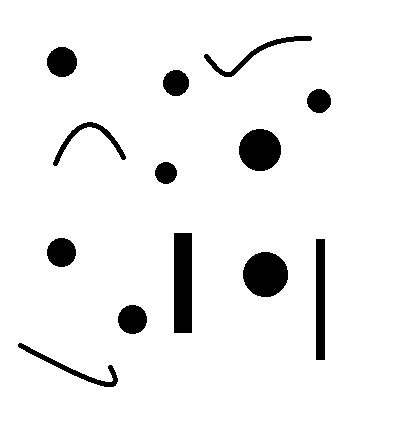
#> input picture test_circles.jpg, 393 x 422 px
$ python cv_test.py
#> lines starting #> are read from the running program, lines starting #| are printed output that depends on the picture; after the words box and inside, x2 and y2 are one past the last pixel; in counts of white or black regions, pixels touching at a corner belong together
import numpy as np
import pylab
from scipy import ndimage
import cv2

def read_write_show(image):
    # reads the image in gray mode
    image1 = cv2.imread(image, 0)
    # reads the image in color mode
    image2 = cv2.imread(image)

    # display the image with title "Penguins"
    cv2.imshow('Penguins in gray', image1)
    cv2.imshow('Penguins in color', image2)
    cv2.waitKey(2*1000) #wait time in milisecond
    cv2.destroyWindow('Penguins in gray') # destroys specific window
    cv2.waitKey(5*1000) #wait time in milisecond
    cv2.destroyAllWindows()

    # save image with name
    cv2.imwrite("Penguins_color.jpg", image2)

def read_sequence(stack):
    # cap = cv2.VideoCapture(camera_index or filename)
    cap = cv2.VideoCapture('stack.avi')
    # cap = cv2.VideoCapture('Test_stack.tif')

    n = 0
    while(cap.isOpened()):
        ret, frame = cap.read()
        n += 1
        print(ret, frame, n)

        gray = cv2.cvtColor(frame, cv2.COLOR_BGR2HSV)

        cv2.imshow('frame', frame)
        # cv2.imshow('frame', gray) # play in gray mode
        if cv2.waitKey(1000) & 0xFF == ord('q'):
            break
    cap.release()
    cv2.destroyAllWindows()


def count_particles(imagefile):
#> called with imagefile = 'test_circles.jpg'
    im = cv2.imread(imagefile)
#> im is the input picture: shape (422, 393, 3); min 0, max 255, mean 238
    pylab.figure(0)
    pylab.imshow(im)

    gray = cv2.cvtColor(im, cv2.COLOR_BGR2GRAY)
    gray = cv2.GaussianBlur(gray, (5,5), 0)
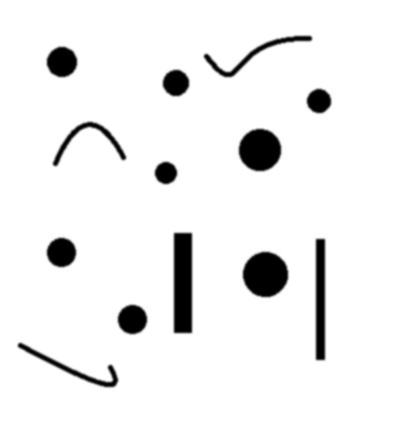
#> gray: shape (422, 393); min 0, max 255, mean 238
    maxValue = 355
    adaptiveMethod = cv2.ADAPTIVE_THRESH_GAUSSIAN_C#cv2.ADAPTIVE_THRESH_MEAN_C #cv2.ADAPTIVE_THRESH_GAUSSIAN_C
    thresholdType = cv2.THRESH_BINARY#cv2.THRESH_BINARY #cv2.THRESH_BINARY_INV
    blockSize = 5 #odd number like 3,5,7,9,11
    C = -3 # constant to be subtracted
    im_thresholded = cv2.adaptiveThreshold(gray, maxValue, adaptiveMethod, thresholdType, blockSize, C)
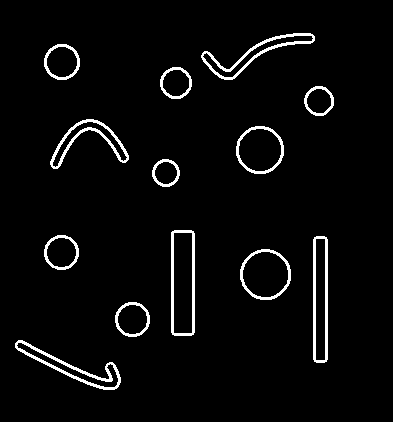
#> im_thresholded: shape (422, 393); 3.9% white; 13 white regions, largest, box (x1, y1, x2, y2) and area: (15, 340, 121, 390) 814, (201, 33, 315, 80) 796, (313, 236, 328, 363) 796
    labelarray, particle_count = ndimage.measurements.label(im_thresholded)
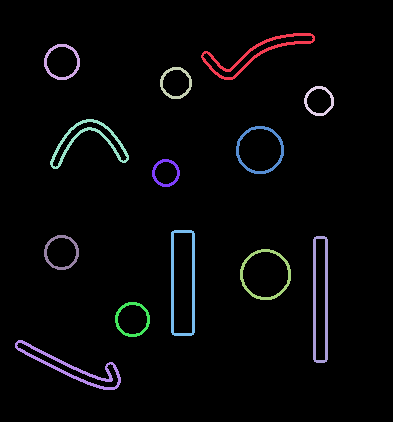
#> labelarray: shape (422, 393) int32; 14 distinct labels, from 0 to 13; one colour per label, 0 black
#> particle_count = 13
    print(particle_count)
#| 13
    pylab.figure(1)
    pylab.imshow(im_thresholded)
    pylab.show()


if __name__ == "__main__":

    # im = cv2.imread('test_circles.jpg')
    count_particles('test_circles.jpg')
